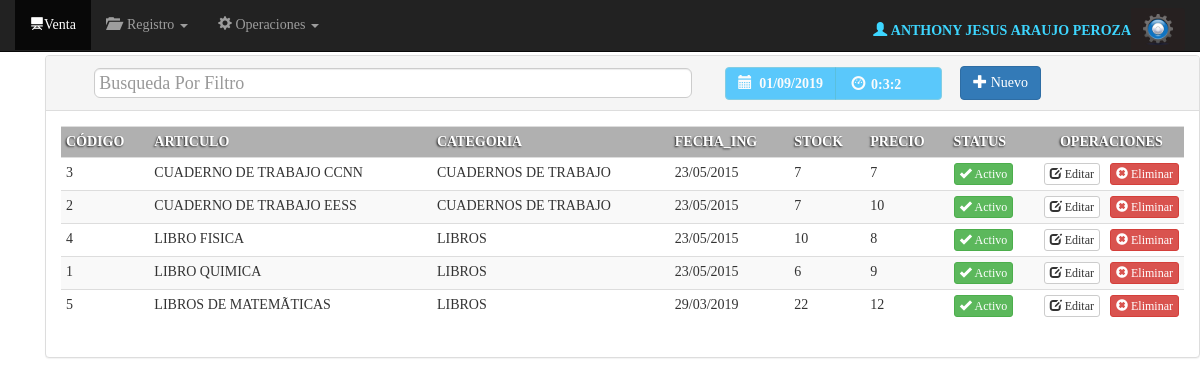
Screenshot of /vista/Buscar_producto.php (signed in) with the database file from the repository.
### tables this page shows
CREATE TABLE `usuarios` (
  `id_usuario` int(11) NOT NULL,
  `id_empleado` int(11) NOT NULL,
  `usuario` varchar(50) NOT NULL,
  `clave` varchar(50) NOT NULL,
  `nivel` tinyint(1) NOT NULL DEFAULT '1'
);

CREATE TABLE `empleados` (
  `id_empleado` int(11) NOT NULL,
  `cedula` varchar(8) NOT NULL,
  `nombres` varchar(100) NOT NULL,
  `apellidos` varchar(100) NOT NULL,
  `fecha_nac` varchar(10) NOT NULL,
  `fecha_registro` varchar(10) NOT NULL,
  `cargo` varchar(50) NOT NULL,
  `edo_civil` varchar(30) NOT NULL,
  `grado_formacion` varchar(100) NOT NULL,
  `ocupacion` varchar(100) NOT NULL,
  `genero` char(1) NOT NULL,
  `status` varchar(10) NOT NULL DEFAULT 'activo',
  `nacionalidad` varchar(100) NOT NULL
);

CREATE TABLE `productos` (
  `id_producto` int(11) NOT NULL,
  `id_categoria` int(2) NOT NULL,
  `codigo_pro` int(11) NOT NULL,
  `nombre_pro` varchar(100) NOT NULL,
  `existencia_pro` int(11) NOT NULL,
  `fecha_registro` varchar(10) NOT NULL,
  `costoxU` float NOT NULL,
  `precioxU` float NOT NULL,
  `status` varchar(10) NOT NULL DEFAULT 'activo'
);

CREATE TABLE `categorias` (
  `id_categoria` int(11) NOT NULL,
  `categoria` varchar(50) NOT NULL,
  `status` tinyint(4) NOT NULL DEFAULT '1'
);

### vista/Buscar_producto.php (the view, shortened to what this page needs)
<?php require_once'../seguridad/seguridad.php';
$modelo=new ModCon();
$conexion=$modelo->conectar();
 ?>
<!DOCTYPE html>
<html lang="en">
  <head>
    <link href="../Bootstrap/css/bootstrap.css" rel="stylesheet">
     <link href="../css/MyStyle.css" rel="stylesheet">
      <link rel="stylesheet" type="text/css" href="../css/calendario.css">
  </head>
 <body onload="mueveReloj()">
      <nav class="navbar navbar-inverse navbar-fixed-top" id="contenedornavbar">
      <div class="container-fluid">
        <div id="navbar" class="navbar-collapse collapse">
          <ul class="nav navbar-nav">
            <?php include_once "menu.php"; ?>
          </ul>
<div class="btn-group navbar-form navbar-right" >
<?php
$log=$_SESSION['id'];
$user=$conexion->query("SELECT t1.id_usuario,t2.id_empleado, t2.nombres,t2.apellidos
FROM usuarios t1
RIGHT Join empleados t2  ON t1.id_empleado=t2.id_empleado
WHERE t1.id_empleado='$log'");
$usr=$user->fetch_array();
 ?>
<label  id="log" class="navbar-left"><b><?php echo "<span class='glyphicon glyphicon-user' aria-hidden='true'></span>&nbsp;". $usr['nombres']."&nbsp;".$usr['apellidos'];?></b></label>
  <button id="btnConfi" type="button" class="btn btn-default dropdown-toggle" data-toggle="dropdown" aria-expanded="false">
   <img src="../img/confi2.png" width="30" alt="">
  </button>
</div>
        </div>
      </div>
    </nav>
 <div id="panel" class="panel panel-default">
  <div class="panel-heading">
<table border="0" width="101%" align="center">
  <tr>
   <td> <div class="form-group-lg ">
   <input type="text"class= "form-control" placeholder="Busqueda Por Filtro" id="bs-prod"/>
   </div> </td>
   <td width="235"> <div class="btn-group" role="group" aria-label="...">
  <button type="button" id="btnAzulCielo" disabled class="btn btn-info"><b><span class="glyphicon glyphicon-calendar" aria-hidden="true"></span>&nbsp;
  <?php $fecha=date("d/m/Y");
echo $fecha;
  ?></b></button>
  <button type="button" id="btnAzulCielo"disabled class="btn btn-info">
  <form name="form_reloj">
  &nbsp;<span class="glyphicon glyphicon-dashboard"></span>
<input type="text"disabled class="tamano"  id="reloj"name="reloj" size="10">
</form></button>
</div>
</td>
       <th width="85">
  <a href="registro_producto.php" class="btn btn-primary " >
      <span class="glyphicon glyphicon-plus"></span>&nbsp;Nuevo
  </a>
        </th>
     <td width="150"> </td>
  </tr>
</table>
  </div>
  <div class="panel-body">
  <div class="container-fuid">
  <div class="row">
<div class="col-xs-12 ">
<center>
 <div class="registros" id="agrega-registros">
      <table  class="table table-striped table-condensed table-hover">
    <tr>
    <th class="headerT">CÓDIGO</th>
    <th class="headerT">ARTICULO</th>
    <th class="headerT">CATEGORIA</th>
    <th class="headerT">FECHA_ING</th>
    <th class="headerT">STOCK</th>
    <th class="headerT">PRECIO</th>
    <th class="headerT">STATUS</th>
<th class="headerT" id="table_operaciones" colspan="2">OPERACIONES</th>
</tr>
    <?php
$sql=$conexion->query("SELECT t1.codigo_pro,t1.nombre_pro,t2.categoria,t1.fecha_registro,t1.existencia_pro,t1.precioXu,t1.status,t1.id_producto
from  productos t1
inner join categorias t2 on t1.id_categoria=t2.id_categoria ORDER BY t1.nombre_pro asc");
while ($fila=$sql->fetch_array()) {
 ?>
 <tr>
     <td><?php echo $fila[0] ?></td>
    <td><?php echo $fila[1] ?></td>
    <td><?php echo $fila[2] ?></td>
    <td><?php echo $fila[3] ?></td>
    <td><?php echo $fila[4] ?></td>
    <td><?php echo $fila[5] ?></td>
    <td><?php $status=$fila[6];
if ($status=="activo") {
 echo '  <button type="button" class="btn btn-success btn-xs"> <span class="glyphicon glyphicon-ok"></span>&nbsp;Activo</button>' ;
}else{ echo  '<button type="button" class="btn btn-danger btn-xs"> <span class="glyphicon glyphicon-remove"></span>&nbsp;Inactivo</button>';
} ?></td>
 <td id="table_operaciones"><?php echo '  <a href="modificar_producto.php?id='.$fila[7].'" class="btn btn-default btn-xs"> <span class="glyphicon glyphicon-edit"></span>&nbsp;Editar</a>';?></td>
  <td id="table_operaciones"><?php echo '  <a href="holamundo" class="btn btn-danger btn-xs"> <span class="glyphicon glyphicon-remove-sign"></span>&nbsp;Eliminar</a>'; ?></td>
</tr>
  <?php
}
     ?>
  </table>
</div>
</center>
  </div>
</div>
</div>
  </div>
</div>
</body>
</html>

### css/MyStyle.css (style rules this page uses)
body { font-family: "Ubuntu"; }
#log { color: #3DD6FF; line-height: 45px; font-family: "Ubuntu"; font-weight: bold; }
#btnAzulCielo { background: #08B1FF; text-align: left; font-weight: bold; height: 33px; }
.tamano { width: 60px; }
.headerT { background: #b0b0b0; color: #FFF; text-shadow: -1px 1px 2px rgba(0,0,0,0.8); }
#reloj { border: 0px; height: 22px; background: transparent; }
#table_operaciones { width: 10px; text-align: center; }
#bs-prod { height: 30px; padding: 4px; max-width: 90%; margin: auto; }

### rows the page displays
usuarios: id_empleado.nombres "ANTHONY JESUS", id_empleado.apellidos "ARAUJO PEROZA"
productos: codigo_pro "3", nombre_pro "CUADERNO DE TRABAJO CCNN", id_categoria.categoria "CUADERNOS DE TRABAJO", fecha_registro "23/05/2015", existencia_pro "7", precioxU "7", status "activo" (drawn)
productos: codigo_pro "2", nombre_pro "CUADERNO DE TRABAJO EESS", id_categoria.categoria "CUADERNOS DE TRABAJO", fecha_registro "23/05/2015", existencia_pro "7", precioxU "10", status "activo" (drawn)
productos: codigo_pro "4", nombre_pro "LIBRO FISICA", id_categoria.categoria "LIBROS", fecha_registro "23/05/2015", existencia_pro "10", precioxU "8", status "activo" (drawn)
productos: codigo_pro "1", nombre_pro "LIBRO QUIMICA", id_categoria.categoria "LIBROS", fecha_registro "23/05/2015", existencia_pro "6", precioxU "9", status "activo" (drawn)
productos: codigo_pro "5", nombre_pro "LIBROS DE MATEMÃTICAS", id_categoria.categoria "LIBROS", fecha_registro "29/03/2019", existencia_pro "22", precioxU "12", status "activo" (drawn)
